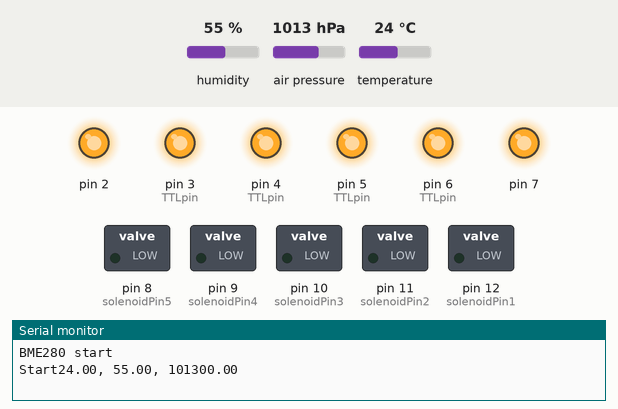
Simulated run of this sketch. Board: Arduino Uno, built with avr-gcc and run on an emulated ATmega328P. Shown: switched loads named in the sketch (green lamp = pin HIGH), output pins drawn as LEDs (lit = HIGH), the last lines printed to the serial monitor. The test bench sets the inputs (shaded band); at power-on: humidity 55 %, air pressure 1013 hPa, temperature 24 °C. Random numbers use the default seed unless the sketch sets one.

Above: at 0.2 s.
At 3.5 s:
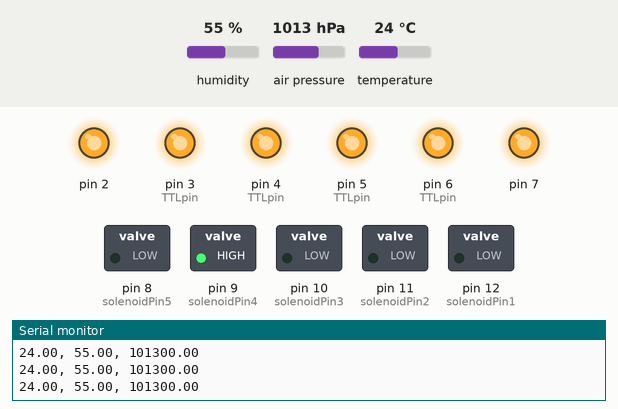
3.6 s: humidity set to 22 %
5.1 s: humidity set to 24 %
At 6.5 s:
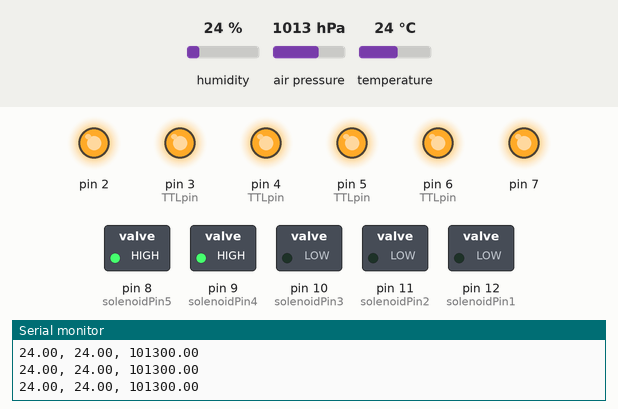
Timing chart, 0 to 38.0 s (numbered marks = the images above; inputs shaded):
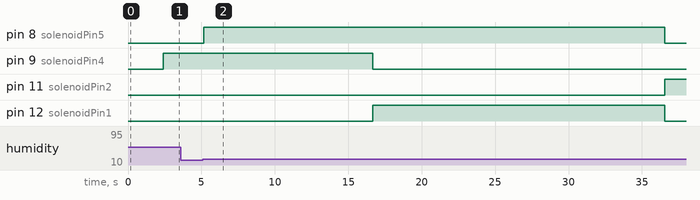

The sketch:

olfactometer-sync-2026.ino
```cpp
/**
 * Olfactometer Delivery System
 * Author: Alisa Y. Hathaway, 2026
 *
 * Controls odor delivery synchronized with breathing patterns detected via humidity sensing.
 * Delivers odor on the second inhale after an exhale is detected.
 *
 * Key Features:
 * - Detects inhale/exhale cycles using BME280 humidity sensor
 * - Randomizes odor presentation with 15-30s inter-trial intervals
 * - Flushes system with water between trials to prevent contamination
 * - Sends TTL pulses for EEG synchronization
 *
 */

// ============================================================================
// HARDWARE PIN ASSIGNMENTS
// ============================================================================

int solenoidPin1 = 12;  // Channel 1: water/no odor control
int solenoidPin2 = 11;  // Channel 2: odor 1
int solenoidPin3 = 10;  // Channel 3: odor 2
int solenoidPin4 = 9;   // Channel 4: odor 3
int solenoidPin5 = 8;   // Master delivery valve

int smellPin = 400;     // Current active odor pin
int TTLpin;             // Current TTL output pin for EEG sync

// ============================================================================
// TRIAL CONFIGURATION
// ============================================================================

int num_trials = 1;

// Condition randomization - ensures balanced presentation across blocks of 8 trials
const int CONDITION_BUFFER_SIZE = 8;
int ConditionBuffer[CONDITION_BUFFER_SIZE] = {0, 1, 2, 3, 4, 5, 6, 7};
int conditionIndex = 0;

void permute_buffer() {
  for (int i = 0; i < CONDITION_BUFFER_SIZE; i++) {
    int n = random(0, CONDITION_BUFFER_SIZE);
    int value = ConditionBuffer[n];
    ConditionBuffer[n] = ConditionBuffer[i];
    ConditionBuffer[i] = value;
  }
}

// ============================================================================
// SENSOR CONFIGURATION (BME280)
// ============================================================================

#include <Wire.h>
#include <SPI.h>
#include <Adafruit_Sensor.h>
#include <Adafruit_BME280.h>

#define SEALEVELPRESSURE_HPA (1013.25)
Adafruit_BME280 bme;

float temp;
float hum;
float pressure;

// ============================================================================
// SIGNAL PROCESSING BUFFERS
// ============================================================================

const int WINDOW_SIZE = 10;
float READINGS_TEMP[WINDOW_SIZE];
float READINGS_HUM[WINDOW_SIZE];
int currentIndex = 0;

// ============================================================================
// BREATHING CYCLE DETECTION
// ============================================================================

bool flag_inhale_1 = false;  // First inhale detected
bool flag_inhale_2 = false;  // Second inhale detected (triggers odor)
bool flag_exhale = false;    // Exhale detected

const int CHECK_NUM = 3;     // Number of samples to verify trend
float derivative_hum;
int newIndex;
int last_index;
bool delay_check = true;     // When true, skips breathing detection

float sampleInterval = 10.0;

/**
 * Calculates derivative between current and previous sample
 * Handles circular buffer wraparound
 */
float get_deriv(float buffer[], int index) {
  if (index == 0) {
    last_index = WINDOW_SIZE - 1;
  } else {
    last_index = index - 1;
  }
  return buffer[index] - buffer[last_index];
}

/**
 * Detects first inhale - sustained negative humidity derivative
 * Verifies trend over CHECK_NUM samples to avoid false positives
 */
void check_inhale1_deriv() {
  derivative_hum = get_deriv(READINGS_HUM, currentIndex);

  if (derivative_hum < 0.0) {
    for (int i = 1; i <= CHECK_NUM; i++) {
      newIndex = (currentIndex - i + WINDOW_SIZE) % WINDOW_SIZE;
      derivative_hum = get_deriv(READINGS_HUM, newIndex);

      if (derivative_hum > 0.0) {
        flag_inhale_1 = false;
        return;
      }
    }
    flag_inhale_1 = true;
    return;
  } else {
    flag_inhale_1 = false;
    return;
  }
}

/**
 * Detects second inhale using peak transition method
 * Pattern: positive → negative → negative (exhale peak → inhale)
 */
void check_inhale2_deriv() {
  int prevIndex = (currentIndex - 1 + WINDOW_SIZE) % WINDOW_SIZE;
  int nextIndex = (currentIndex + 1) % WINDOW_SIZE;

  float prev_deriv = get_deriv(READINGS_HUM, prevIndex);
  float curr_deriv = get_deriv(READINGS_HUM, currentIndex);
  float next_deriv = get_deriv(READINGS_HUM, nextIndex);

  if (prev_deriv >= 0.0 && curr_deriv < 0.0 && next_deriv < 0.0) {
    flag_inhale_2 = true;
  } else {
    flag_inhale_2 = false;
  }
}

/**
 * Detects exhale - sustained positive humidity derivative
 * Verifies trend over CHECK_NUM samples
 */
void check_exhale_deriv() {
  derivative_hum = get_deriv(READINGS_HUM, currentIndex);

  if (derivative_hum > 0.0) {
    for (int i = 1; i <= CHECK_NUM; i++) {
      newIndex = (currentIndex - i + WINDOW_SIZE) % WINDOW_SIZE;
      derivative_hum = get_deriv(READINGS_HUM, newIndex);

      if (derivative_hum < 0.0) {
        flag_exhale = false;
        return;
      }
    }
    flag_exhale = true;
    return;
  } else {
    flag_exhale = false;
    return;
  }
}

// ============================================================================
// MAIN SENSING AND CONTROL
// ============================================================================

/**
 * Samples sensors and monitors breathing pattern
 * State machine: waits for inhale → exhale → second inhale
 */
void check_temp(int num_times) {
  for (int i = 0; i < num_times; i++) {
    // Read and log sensor data
    temp = bme.readTemperature();
    hum = bme.readHumidity();
    pressure = bme.readPressure();

    Serial.print(temp); Serial.print(", ");
    Serial.print(hum); Serial.print(", ");
    Serial.print(pressure);
    Serial.println();

    READINGS_TEMP[currentIndex] = temp;
    READINGS_HUM[currentIndex] = hum;

    // Breathing detection state machine (only when delay_check is false)
    if (delay_check == false) {
      if (digitalRead(solenoidPin5) == LOW) {
        // State 1: Looking for first inhale
        if (flag_inhale_1 == false) {
          check_inhale1_deriv();
          if (flag_inhale_1 == true) {
            Serial.println("inhale!");
          }
        }

        // State 2: Looking for exhale after first inhale
        if (flag_inhale_1 == true) {
          check_exhale_deriv();
          if (flag_exhale == true) {
            currentIndex = (currentIndex + 1) % WINDOW_SIZE;
            return;
          }
        }
      } else {
        // State 3: Looking for second inhale (triggers odor delivery)
        check_inhale2_deriv();
        if (flag_inhale_2 == true) {
          currentIndex = (currentIndex + 1) % WINDOW_SIZE;
          return;
        }
      }
    }

    delay(sampleInterval);
    delay(100);
    currentIndex = (currentIndex + 1) % WINDOW_SIZE;
  }
  return;
}

// ============================================================================
// SETUP
// ============================================================================

void setup() {
  // Configure solenoid outputs
  pinMode(solenoidPin1, OUTPUT);
  pinMode(solenoidPin2, OUTPUT);
  pinMode(solenoidPin3, OUTPUT);
  pinMode(solenoidPin4, OUTPUT);
  pinMode(solenoidPin5, OUTPUT);

  // Configure TTL outputs for EEG (pins 2-7)
  for (int pin = 2; pin <= 7; pin++) {
    pinMode(pin, OUTPUT);
  }

  // Set TTL pins HIGH (inverted logic for EEG system)
  digitalWrite(2, HIGH);
  digitalWrite(3, HIGH);
  digitalWrite(4, HIGH);
  digitalWrite(5, HIGH);
  digitalWrite(6, HIGH);
  digitalWrite(7, HIGH);

  // Initialize all solenoids to closed
  digitalWrite(solenoidPin1, LOW);
  digitalWrite(solenoidPin2, LOW);
  digitalWrite(solenoidPin3, LOW);
  digitalWrite(solenoidPin4, LOW);
  digitalWrite(solenoidPin5, LOW);

  // Initialize serial and sensor
  Serial.begin(19200);
  while(!Serial);
  Serial.println(F("BME280 start"));

  unsigned status;
  Wire.begin();
  status = bme.begin(0x77);

  if (!status) {
    Serial.println("Could not find a valid BME280 sensor, check wiring, address, sensor ID!");
    Serial.print("SensorID was: 0x");
    Serial.println(bme.sensorID(), 16);
    while (1) delay(10);
  }

  // Send start pulse to EEG
  digitalWrite(2, LOW);
  Serial.print("Start");
  delay(100);
  digitalWrite(2, HIGH);

  // Fill buffers with baseline readings
  delay_check = true;
  check_temp(20);
}

// ============================================================================
// MAIN LOOP
// ============================================================================

void loop() {
  // Select odor for this trial using randomized block design
  int smell;

  if (conditionIndex == CONDITION_BUFFER_SIZE) {
    conditionIndex = 0;
  }
  if (conditionIndex == 0) {
    permute_buffer();
  }

  // Map buffer value to odor (2 trials per odor per block of 8)
  int val = ConditionBuffer[conditionIndex];
  if (val == 0 || val == 1) {
    smell = 1;  // Water/no odor
  } else if (val == 2 || val == 3) {
    smell = 2;
  } else if (val == 4 || val == 5) {
    smell = 3;
  } else {
    smell = 4;
  }
  conditionIndex += 1;

  // Set pins for selected odor
  switch (smell) {
    case 1:
      smellPin = solenoidPin1;
      TTLpin = 3;
      break;
    case 2:
      smellPin = solenoidPin2;
      TTLpin = 4;
      break;
    case 3:
      smellPin = solenoidPin3;
      TTLpin = 5;
      break;
    case 4:
      smellPin = solenoidPin4;
      TTLpin = 6;
      break;
    default:
      smellPin = 400;
      break;
  }

  // Open odor channel and fill buffers
  digitalWrite(smellPin, HIGH);
  delay_check = true;
  check_temp(10);

  // Run trial
  for (int i = 0; i < num_trials; i++) {
    delay_check = false;

    // Wait for first inhale (up to 10 seconds)
    check_temp(100);

    // After first inhale + exhale, open delivery valve
    if (flag_inhale_1 == true && flag_exhale == true && digitalRead(solenoidPin5) == LOW) {
      Serial.println("EXHALE!");
      digitalWrite(solenoidPin5, HIGH);

      // Wait for second inhale (up to 10 seconds)
      check_temp(100);
    }

    // Deliver odor on second inhale
    if (flag_inhale_2 == true && digitalRead(solenoidPin5) == HIGH) {
      unsigned long currentTime = millis();

      // Send TTL pulse to EEG (50ms, inverted logic)
      digitalWrite(TTLpin, LOW);
      delay(50);
      digitalWrite(TTLpin, HIGH);

      Serial.print("SMELL ");
      Serial.print(smell);
      Serial.print(" start: ");
      Serial.println(currentTime);

      // Deliver odor for 1 second
      delay_check = true;
      check_temp(10);

      // Close delivery valve
      digitalWrite(solenoidPin5, LOW);
    }

    // Reset flags for next trial
    flag_inhale_1 = false;
    flag_inhale_2 = false;
    flag_exhale = false;
  }

  // Close odor channel
  digitalWrite(smellPin, LOW);

  // Flush with water for random interval (15-30 seconds)
  int rand_delay = random(150, 300);
  digitalWrite(solenoidPin1, HIGH);
  digitalWrite(solenoidPin5, HIGH);
  Serial.println("water");

  delay_check = true;
  check_temp(rand_delay);

  digitalWrite(solenoidPin5, LOW);
  digitalWrite(solenoidPin1, LOW);
}
```
